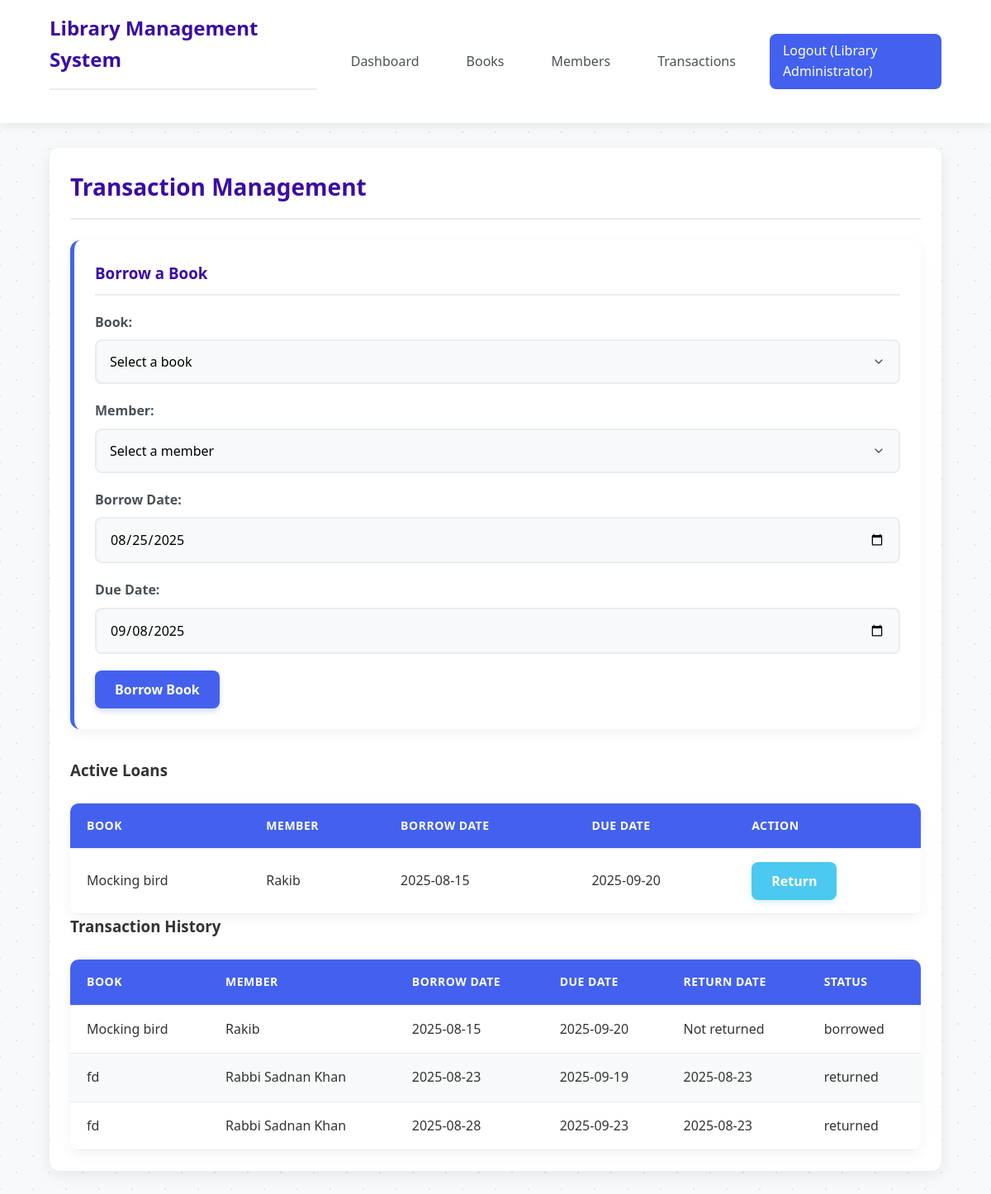
Screenshot of /transactions.php (signed in) with the database file from the repository.
### tables this page shows
CREATE TABLE `transactions` (
  `id` int(11) NOT NULL,
  `book_id` int(11) NOT NULL,
  `member_id` int(11) NOT NULL,
  `borrow_date` date NOT NULL,
  `due_date` date NOT NULL,
  `return_date` date DEFAULT NULL,
  `status` enum('borrowed','returned') DEFAULT 'borrowed',
  `created_at` timestamp NOT NULL DEFAULT current_timestamp()
);

CREATE TABLE `books` (
  `id` int(11) NOT NULL,
  `title` varchar(255) NOT NULL,
  `author` varchar(255) NOT NULL,
  `isbn` varchar(20) NOT NULL,
  `publication_year` int(11) DEFAULT NULL,
  `category` varchar(100) DEFAULT NULL,
  `total_copies` int(11) DEFAULT 1,
  `available_copies` int(11) DEFAULT 1,
  `created_at` timestamp NOT NULL DEFAULT current_timestamp()
);

CREATE TABLE `members` (
  `id` int(11) NOT NULL,
  `name` varchar(255) NOT NULL,
  `email` varchar(255) NOT NULL,
  `phone` varchar(20) DEFAULT NULL,
  `address` text DEFAULT NULL,
  `membership_date` date DEFAULT NULL,
  `created_at` timestamp NOT NULL DEFAULT current_timestamp()
);

### includes/functions.php (called while the page is built, shortened)
<?php
include 'config.php';
function getAllTransactions() {
    global $pdo;
    $stmt = $pdo->query("
        SELECT t.*, b.title as book_title, m.name as member_name
        FROM transactions t
        JOIN books b ON t.book_id = b.id
        JOIN members m ON t.member_id = m.id
        ORDER BY t.created_at DESC
    ");
    return $stmt->fetchAll();
}
?>

### transactions.php (the view, shortened to what this page needs)
<?php
include 'includes/auth.php';
include 'includes/functions.php';
$transactions = getAllTransactions();
$active_loans = array_filter($transactions, function($t) { return $t['status'] == 'borrowed'; });
?>
<!DOCTYPE html>
<html lang="en">
<head>
    <link rel="stylesheet" href="css/style.css">
</head>
<body>
    <?php include 'includes/header.php'; ?>
    <div class="container">
        <h2>Transaction Management</h2>
        <div class="form-section">
            <h3>Borrow a Book</h3>
            <form method="POST" action="">
                <div class="form-group">
                    <label for="book_id">Book:</label>
                    <select id="book_id" name="book_id" required>
                        <option value="">Select a book</option>
                    </select>
                </div>
                <div class="form-group">
                    <label for="member_id">Member:</label>
                    <select id="member_id" name="member_id" required>
                        <option value="">Select a member</option>
                    </select>
                </div>
                <div class="form-group">
                    <label for="borrow_date">Borrow Date:</label>
                    <input type="date" id="borrow_date" name="borrow_date" value="<?php echo date('Y-m-d'); ?>" required>
                </div>
                <div class="form-group">
                    <label for="due_date">Due Date:</label>
                    <input type="date" id="due_date" name="due_date" value="<?php echo date('Y-m-d', strtotime('+14 days')); ?>" required>
                </div>
                <button type="submit" name="borrow_book">Borrow Book</button>
            </form>
        </div>
        <div class="list-section">
            <h3>Active Loans</h3>
            <table>
                <thead>
                    <tr>
                        <th>Book</th>
                        <th>Member</th>
                        <th>Borrow Date</th>
                        <th>Due Date</th>
                        <th>Action</th>
                    </tr>
                </thead>
                <tbody>
                    <?php foreach ($active_loans as $loan): ?>
                    <tr>
                        <td><?php echo $loan['book_title']; ?></td>
                        <td><?php echo $loan['member_name']; ?></td>
                        <td><?php echo $loan['borrow_date']; ?></td>
                        <td><?php echo $loan['due_date']; ?></td>
                        <td>
                            <form method="POST" action="" style="display:inline;">
                                <button type="submit" name="return_book" class="return-btn">Return</button>
                            </form>
                        </td>
                    </tr>
                    <?php endforeach; ?>
                </tbody>
            </table>
        </div>
        <div class="list-section">
            <h3>Transaction History</h3>
            <table>
                <thead>
                    <tr>
                        <th>Book</th>
                        <th>Member</th>
                        <th>Borrow Date</th>
                        <th>Due Date</th>
                        <th>Return Date</th>
                        <th>Status</th>
                    </tr>
                </thead>
                <tbody>
                    <?php foreach ($transactions as $transaction): ?>
                    <tr>
                        <td><?php echo $transaction['book_title']; ?></td>
                        <td><?php echo $transaction['member_name']; ?></td>
                        <td><?php echo $transaction['borrow_date']; ?></td>
                        <td><?php echo $transaction['due_date']; ?></td>
                        <td><?php echo $transaction['return_date'] ?: 'Not returned'; ?></td>
                        <td><?php echo $transaction['status']; ?></td>
                    </tr>
                    <?php endforeach; ?>
                </tbody>
            </table>
        </div>
    </div>
</body>
</html>

### css/style.css (style rules this page uses)
* { margin: 0; padding: 0; box-sizing: border-box; font-family: 'Poppins', 'Segoe UI', Tahoma, Geneva, Verdana, sans-serif; }
:root { --primary: #4361ee; --secondary: #3a0ca3; --accent: #f72585; --success: #4cc9f0; --warning: #f9c74f; --danger: #f94144; --light: #f8f9fa; --dark: #212529; --gray: #6c757d; --light-gray: #e9ecef; }
body { background-color: #f8f9fa; color: #333; line-height: 1.6; background-image: radial-gradient(#4362ee27 1px, transparent 1px), radial-gradient(#4362ee27 1px, transparent 1px); background-size: 40px 40px; background-position: 0 0, 20px 20px; }
.container { width: 90%; max-width: 1200px; margin: 30px auto; padding: 25px; background: white; border-radius: 12px; box-shadow: 0 5px 20px rgba(0, 0, 0, 0.08); }
.form-section { margin-bottom: 35px; padding: 25px; background: white; border-radius: 12px; box-shadow: 0 5px 15px rgba(0, 0, 0, 0.05); border-left: 5px solid var(--primary); }
.form-section h3 { margin-bottom: 20px; color: var(--secondary); font-weight: 600; padding-bottom: 10px; border-bottom: 2px solid var(--light-gray); }
.form-group { margin-bottom: 20px; position: relative; }
label { display: block; margin-bottom: 8px; font-weight: 600; color: #495057; }
input[type="text"], input[type="password"], input[type="email"], input[type="number"], input[type="date"], select, textarea { width: 100%; padding: 14px 16px; border: 2px solid #e9ecef; border-radius: 8px; font-size: 16px; transition: all 0.3s ease; background: #f8f9fa; }
button { background: var(--primary); color: white; border: none; padding: 12px 24px; border-radius: 8px; cursor: pointer; font-size: 16px; font-weight: 600; transition: all 0.3s ease; box-shadow: 0 4px 6px rgba(67, 97, 238, 0.2); }
.return-btn { background: var(--success); box-shadow: 0 4px 6px rgba(76, 201, 240, 0.2); }
table { width: 100%; border-collapse: separate; border-spacing: 0; margin-top: 25px; border-radius: 10px; overflow: hidden; box-shadow: 0 5px 15px rgba(0, 0, 0, 0.05); }
th, td { padding: 16px 20px; text-align: left; border-bottom: 1px solid #e9ecef; }
th { background-color: var(--primary); color: white; font-weight: 600; text-transform: uppercase; font-size: 14px; letter-spacing: 0.5px; }
tr:nth-child(even) { background-color: #f8f9fa; }
h2 { color: var(--secondary); margin-bottom: 25px; padding-bottom: 15px; border-bottom: 2px solid var(--light-gray); font-weight: 700; font-size: 28px; }
.form-group { animation: fadeIn 0.5s ease forwards; }
.form-group:nth-child(1) { animation-delay: 0.1s; }
.form-group:nth-child(2) { animation-delay: 0.2s; }
.form-group:nth-child(3) { animation-delay: 0.3s; }
.form-group:nth-child(4) { animation-delay: 0.4s; }
select { appearance: none; background-repeat: no-repeat; background-position: right 16px center; background-size: 16px; }

### rows the page displays
transactions: book.title "Mocking bird", member.name "Rakib", borrow_date "2025-08-15", due_date "2025-09-20", return_date "Not returned", status "borrowed"
transactions: book.title "fd", member.name "Rabbi Sadnan Khan", borrow_date "2025-08-23", due_date "2025-09-19", return_date "2025-08-23", status "returned"
transactions: book.title "fd", member.name "Rabbi Sadnan Khan", borrow_date "2025-08-28", due_date "2025-09-23", return_date "2025-08-23", status "returned"

### other values shown
$_SESSION['full_name'] "Library Administrator"
